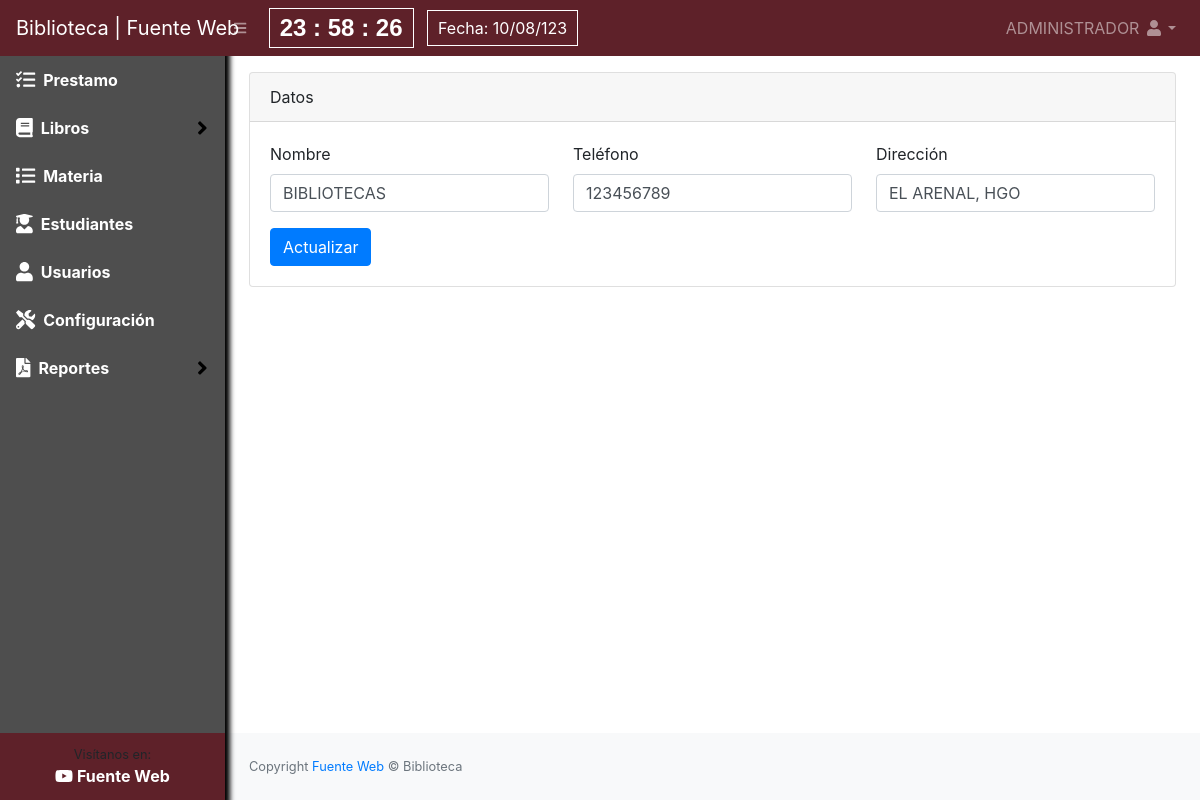
/configuracion/listar (signed in), run on the app's committed database.
### tables this page shows
CREATE TABLE `configuracion` (
  `id` int(11) NOT NULL,
  `nombre` varchar(200) NOT NULL,
  `telefono` varchar(20) NOT NULL,
  `direccion` text NOT NULL,
  `correo` varchar(100) NOT NULL
);

### Libraries/Core/Views.php (called while the page is built)
<?php
class Views{
    function getView($controller, $view, $data="", $alert="", $config = "", $cliente = "")
    {
        $controller = get_class($controller);
        if ($controller == "Home") {
            $view = "Views/".$view.".php";
        }else{
            $view = "Views/" . $controller . "/" . $view . ".php";
        }
        require_once($view);
    }
}
?>

### Controller/Configuracion.php (called while the page is built, shortened)
<?php
    class Configuracion extends Controllers{
        public function listar()
        {
            $data = $this->model->selectConfiguracion();
            $this->views->getView($this, "Listar", $data, "");
        }
}

### index.php (called while the page is built, shortened)
<?php
require_once("Helpers/Helpers.php");
require_once("Libraries/Core/Load.php");
?>

### Helpers/Helpers.php (called while the page is built, shortened)
<?php
function base_url()
{
    return BASE_URL;
}
?>

### Libraries/Core/Mysql.php (called while the page is built, shortened)
<?php
class Mysql extends Conexion{
    private $conexion;
    function __construct()
    {
        $this->conexion = new Conexion();
        $this->conexion = $this->conexion->conect();
    }
    public function select(string $query){
        $this->strquery = $query;
        $result = $this->conexion->prepare($this->strquery);
        $result->execute();
        $data = $result->fetch(PDO::FETCH_ASSOC);
        return $data;
    }
}
?>

### Libraries/Core/Conexion.php (called while the page is built)
<?php
class Conexion{
    private $conect;
    public function __construct()
    {
      $conexion = "mysql:host=".HOST.";dbname=".BD.";.CHARSET.";
      try {
          $this->conect = new PDO($conexion, DB_USER, PASS);
          $this->conect->setAttribute(PDO::ATTR_ERRMODE, PDO::ERRMODE_EXCEPTION);
      } catch (PDOException $e) {
          $this->conect = "Error en la conexion";
          echo "Error: " . $e->getMessage();
      }
    }
    public function conect()
    {
        return $this->conect;
    }
}
?>

### Models/ConfiguracionModel.php (called while the page is built, shortened)
<?php
class ConfiguracionModel extends Mysql{
    public function selectConfiguracion()
    {
        $sql = "SELECT * FROM configuracion";
        $res = $this->select($sql);
        return $res;
    }
}
?>

### Views/configuracion/listar.php (the view, shortened to what this page needs)
<div id="layoutSidenav_content">
    <main>
        <div class="container-fluid">
            <div class="row">
                <div class="col-lg-12">
                    <div class="card mt-3">
                        <div class="card-header">
                            Datos
                        </div>
                        <div class="card-body">
                            <form action="<?php echo base_url(); ?>configuracion/actualizar" method="post">
                                <div class="row">
                                    <div class="col-lg-4">
                                        <div class="form-group">
                                            <label for="nombre">Nombre</label>
                                            <input id="nombre" class="form-control" type="text" name="nombre" value="<?php echo $data['nombre']; ?>" required placeholder="Nombre">
                                        </div>
                                    </div>
                                    <div class="col-lg-4">
                                        <div class="form-group">
                                            <label for="telefono">Teléfono</label>
                                            <input id="telefono" class="form-control" type="text" name="telefono" value="<?php echo $data['telefono']; ?>" required placeholder="Teléfono">
                                        </div>
                                    </div>
                                    <div class="col-lg-4">
                                        <div class="form-group">
                                            <label for="direccion">Dirección</label>
                                            <input id="direccion" class="form-control" type="text" name="direccion" value="<?php echo $data['direccion']; ?>" required placeholder="Dirección">
                                        </div>
                                    </div>
                                </div>
                                <button class="btn btn-primary" type="submit">Actualizar</button>
                            </form>
                        </div>
                    </div>
                </div>
            </div>
        </div>
    </main>

### data on the page
configuracion: nombre "BIBLIOTECAS", telefono "123456789", direccion "EL ARENAL, HGO"

### other printed values
$_SESSION['nombre'] "ADMINISTRADOR"
